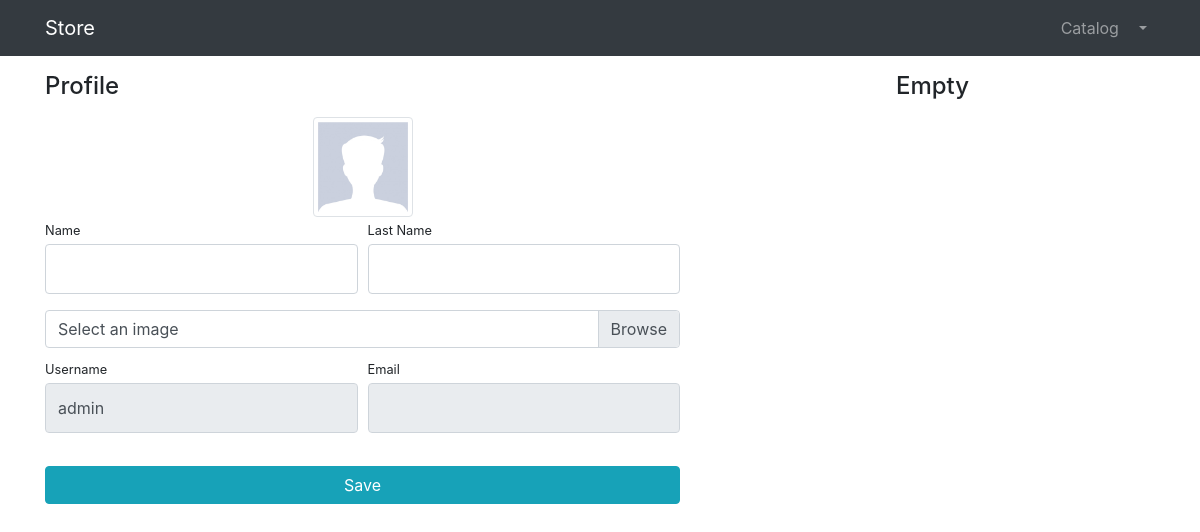
Before: /users/profile/ (signed in) with the older database file.
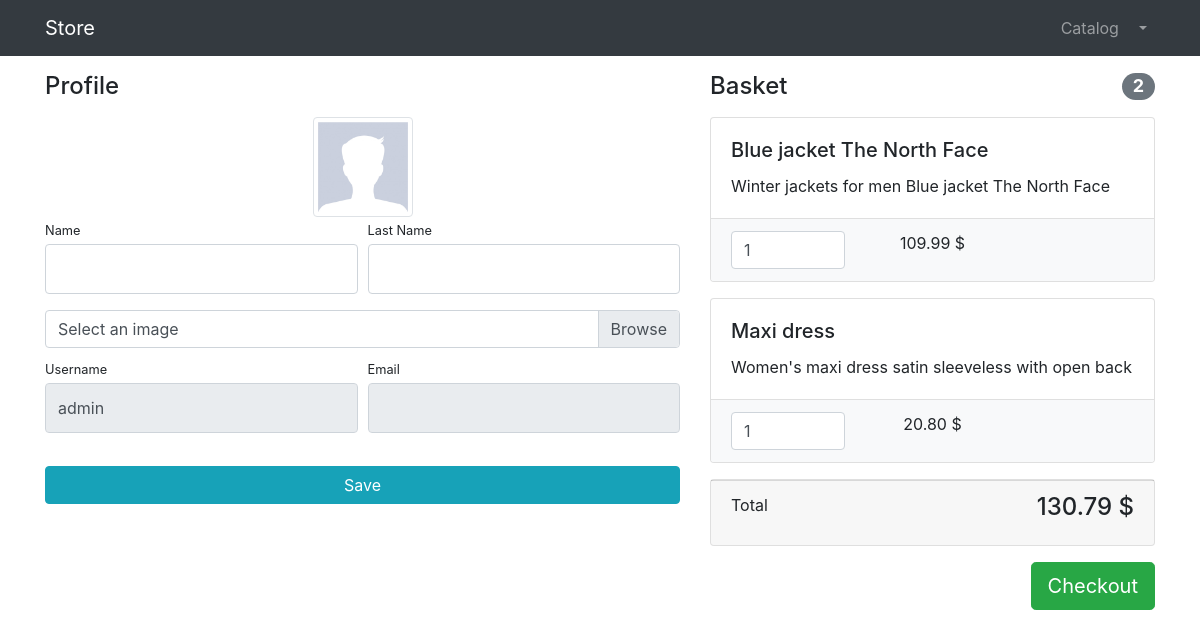
After: the same page with the newer database file.
### products/models.py (models this page shows, shortened)
class Basket(models.Model):
    user = models.ForeignKey(to=User, on_delete=models.CASCADE)
    product = models.ForeignKey(to=Product, on_delete=models.CASCADE)
    quantity = models.PositiveSmallIntegerField(default=0)
    created_timestamp = models.DateTimeField(auto_now_add=True)
    def sum(self):
        return self.product.price * self.quantity

class Product(models.Model):
    name = models.CharField(max_length=128)
    description = models.TextField()
    price = models.DecimalField(max_digits=6, decimal_places=2)
    quantity = models.PositiveIntegerField(default=0)
    image = models.ImageField(upload_to='products_images')
    category = models.ForeignKey(ProductCategory, on_delete=models.CASCADE)
    class Meta:
        verbose_name = 'product'
        verbose_name_plural = 'products'

### users/views.py (the view)
# urls.py: path('profile/', profile, name='profile'),
@login_required
def profile(request):
    if request.method == 'POST':
        form = UserProfileForm(instance=request.user, data=request.POST, files=request.FILES)
        if form.is_valid():
            form.save()
            return HttpResponseRedirect(reverse('users:profile'))
        else:
            print(form.errors)
    else:
        form = UserProfileForm(instance=request.user)
    baskets = Basket.objects.filter(user=request.user)
    total_sum = 0
    total_quantity = 0
    for basket in baskets:
        total_sum += basket.sum()
        total_quantity += basket.quantity
    context = {'title': 'Store - Profile',
               'form': form,
               'baskets': Basket.objects.filter(user=request.user),
               'total_sum': total_sum,
               'total_quantity': total_quantity,
               }
    return render(request, 'users/profile.html', context)

### users/forms.py
class UserProfileForm(UserChangeForm):
    first_name = forms.CharField(widget=forms.TextInput(attrs={'class': "form-control py-4"}))
    last_name = forms.CharField(widget=forms.TextInput(attrs={'class': "form-control py-4"}))
    image = forms.ImageField(widget=forms.FileInput(attrs={'class': "custom-file-input"}), required=False)
    username = forms.CharField(widget=forms.TextInput(attrs={'class': "form-control py-4", 'readonly': True}))
    email = forms.CharField(widget=forms.TextInput(attrs={'class': "form-control py-4", 'readonly': True}))
    class Meta:
        model = User
        fields = ('first_name', 'last_name', 'image', 'username', 'email')

### users/templates/users/profile.html (shortened to what this page needs)
{% extends 'products/base.html' %}
{% load static %}
{% block css %}
    <link href="{% static 'vendor/css/profile.css' %}" rel="stylesheet">
{% endblock %}
{% block content %}
    <div class="container">
        <div class="row">
            <div class="col-lg-7">
                <h4 class="mt-3 mb-3">Profile</h4>
                <div class="col-lg-12 text-center">
                    <img width="100" height="100"
                         src="{% if user.image %} {{ user.image.url }} {% else %} {% static 'vendor/img/users/default_avatar.jpg' %} {% endif %}"
                         class="img-thumbnail">
                </div>
                <form action="{% url 'users:profile' %}" method="post" enctype="multipart/form-data">
                    <div class="form-row">
                        <div class="col-lg-6">
                            <div class="form-group">
                                <label class="small mb-1" for="{{ form.first_name.id_for_label }}">Name</label>
                                {{ form.first_name }}
                            </div>
                        </div>
                        <div class="col-lg-6">
                            <div class="form-group">
                                <label class="small mb-1" for="{{ form.last_name.id_for_label }}">Last Name</label>
                                {{ form.last_name }}
                            </div>
                        </div>
                    </div>
                    <div class="form-row mb-2">
                        <div class="col-lg-12">
                            <div class="custom-file">
                                <label class="custom-file-label" for="{{ form.image.id_for_label }}">Select an image</label>
                            </div>
                        </div>
                    </div>
                    <div class="form-row">
                        <div class="col-lg-6">
                            <label class="small mb-1" for="{{ form.username.id_for_label }}">Username</label>
                            {{ form.username }}
                        </div>
                        <div class="col-lg-6">
                            <label class="small mb-1" for="{{ form.email.id_for_label }}">Email</label>
                            {{ form.email }}
                        </div>
                    </div>
                    <div class="form-row">
                        <div class="col-lg-12" style="margin-top: 33px;">
                            <input class="btn btn-info btn-block" type="submit" value="Save">
                        </div>
                    </div>
                </form>
            </div>
            <div class="col-lg-5">
                {% include 'products/baskets.html' %}
            </div>
        </div>
    </div>
{% endblock %}

### products/templates/products/baskets.html (shortened to what this page needs)
{% if baskets %}
    <h4 class="mt-3 mb-3 d-flex justify-content-between align-items-center mb-3">
        Basket <span class="badge badge-secondary badge-pill">{{ total_quantity }}</span>
    </h4>
    {% for basket in baskets %}
        <div class="card mb-3">
            <div class="card-body">
                <h5 class="card-title">{{ basket.product.name }}</h5>
                <p class="card-text">{{ basket.product.description }}</p>
            </div>
            <ul class="list-group list-group-flush">
                <li class="list-group-item bg-light">
                    <div class="row text-center">
                        <div class="col-lg-4">
                            <input name="basketID" type="number" class="form-control"
                                   value="{{ basket.quantity }}" min="0">
                        </div>
                        <div class="col-lg-4">{{ basket.sum }} $</div>
                        <div class="col-lg-4">
                        </div>
                    </div>
                </li>
            </ul>
        </div>
    {% endfor %}
    <div class="card mb-3">
        <div class="card-footer">
            <p class="float-left">Total</p>
            <h4 class="float-right">{{ total_sum }} $</h4>
        </div>
    </div>
    <a class="btn btn-success btn-lg float-right" href="../orders/order-create.html">
        Checkout
    </a>
{% else %}
    <h4 class="mt-3 mb-3 text-center">
        Empty
    </h4>
{% endif %}

Changed rows visible on the page:
added Basket: product.name "Blue jacket The North Face", product.description "Winter jackets for men Blue jacket The North Face", basketID "1", sum "109.99"
added Basket: product.name "Maxi dress", product.description "Women's maxi dress satin sleeveless with open back", basketID "1", sum "20.80"
Other visible differences:
{{ total_quantity }}: (not shown) → "2"
{{ total_sum }}: (not shown) → "130.79"
text no longer shown: "Empty"
text now shown: "Basket Total $ Checkout"
